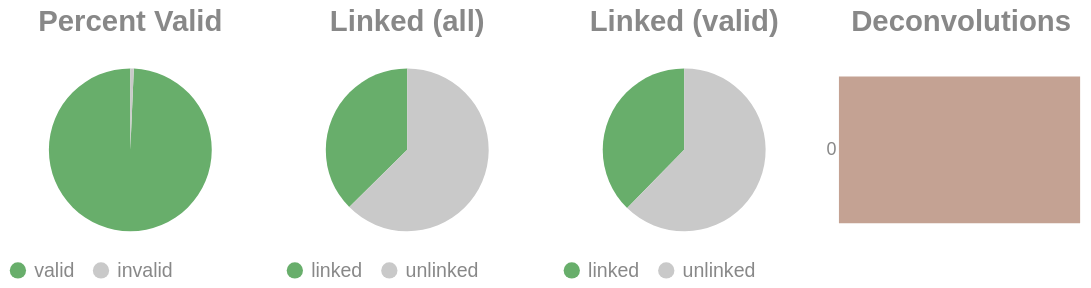

Notebook code for this chart:
### Code cell
if SKIPLR:
    pass
else:
    clash = Counter()
    for i in valids['molecule'].to_list():
        _mol = i.split("-")
        if len(_mol) == 1:
            clash.update('0')
        else:
            clash.update(_mol[-1])

    _d = {"deconvolutions": [], 'count': []}
    for k,v in clash.items():
        _d['deconvolutions'].append(k)
        _d['count'].append(v)

    tot_valid = valids['reads'].sum()
    mask = valids['reads'] >= 2
    n_linked_reads = valids.filter(mask)['reads'].sum()
    if n_linked_reads == 0:
        print_html("No linked molecules (>=2 reads) were detected; skipping linked-only distributions.")
        SKIPLR = True
    else:
        perc_valid = round(tot_valid / n_reads, 4)
        linked_perc_abs = round(n_linked_reads / n_reads, 4)
        linked_perc = round(n_linked_reads / tot_valid, 4)

    _valid = pl.DataFrame({"valids": ['valid', 'invalid'], "count": [tot_valid, n_reads - tot_valid]})
    _linked_abs = pl.DataFrame({"linked (absolute)": ['linked', 'unlinked'], "count": [n_linked_reads, n_reads - n_linked_reads]})
    _linked_rel = pl.DataFrame({"linked (valids)": ['linked', 'unlinked'], "count": [n_linked_reads, tot_valid - n_linked_reads]})

    (
        alt.hconcat(
            piechart(_valid, goodval = 'valid', title = "Percent Valid"),
            piechart(_linked_abs, goodval = "linked", title =  "Linked (all)"),
            piechart(_linked_rel, goodval = "linked", title =  "Linked (valid)"),
            convolutionbar(pl.DataFrame(_d), title = "Deconvolutions"),
            center = True,
            bounds = 'flush'
        )
        .resolve_scale(color='independent')
        .resolve_legend('independent')
        .properties(usermeta={'embedOptions': {"actions": False}})
    ).display()

### Figure 1 — Vega-Lite specification as saved in the notebook (floating-point values rounded to 4 significant figures)
{"width": "container", "height": 400, "config": {"title": {"anchor": "start", "dy": -15, "fontSize": 18, "color": "#888888", "subtitleColor": "#888888", "subtitleFontSize": 14}, "arc": {"fill": "#0072B2"}, "axis": {"domainColor": "#888888", "domainWidth": 0.5, "gridWidth": 0.2, "grid": false, "titleFontWeight": 400, "titleFontSize": 15, "labelFontSize": 11, "labelColor": "#888888", "tickColor": "#888888", "tickWidth": 0.2, "titleColor": "#888888"}, "axisBand": {"grid": false}, "axisX": {"grid": true, "tickSize": 10, "domainCap": "round"}, "axisY": {"domain": false, "grid": true, "tickSize": 0, "domainCap": "round"}, "background": "transparent", "header": {"labelFontSize": 15, "labelColor": "#888888", "titleFontSize": 15, "titleFontWeight": 600, "titleColor": "#888888"}, "legend": {"labelFont": "sans-serif", "labelFontSize": 12, "labelColor": "#888888", "symbolSize": 100, "symbolType": "circle", "titleFontSize": 12, "titlePadding": 10, "titleColor": "#888888", "title": null}, "range": {"category": ["#E69F00", "#56B4E9", "#009E73", "#F0E442", "#0072B2", "#D55E00", "#CC79A7", "#000000"], "diverging": ["#cfe8f3", "#a2d4ec", "#73bfe2", "#46abdb", "#1696d2", "#12719e"]}, "area": {"fill": "#0072B2", "fillOpacity": 0.7, "line": true, "strokeOpacity": 0.7}, "line": {"color": "#0072B2", "stroke": "#0072B2", "strokeWidth": 2}, "trail": {"color": "#0072B2", "stroke": "#0072B2", "strokeWidth": 0, "size": 1}, "point": {"filled": true, "fillOpacity": 1.0, "size": 95}, "text": {"color": "#888888", "fontSize": 11, "align": "right", "fontWeight": 400, "size": 11}, "bar": {"fill": "#0072B2", "stroke": null}, "view": {"stroke": null, "continuousWidth": 660, "continuousHeight": 400}}, "hconcat": [{"data": {"name": "data-0f8adcaed63daaae1796cc919f7884f4"}, "mark": {"type": "arc"}, "encoding": {"color": {"field": "valids", "legend": {"orient": "bottom", "title": null}, "scale": {"domain": ["valid", "invalid"], "range": ["#68ae6b", "#C9C9C9"]}, "title": "Valids", "type": "nominal"}, "theta": {"field": "count", "type": "quantitative"}, "tooltip": [{"field": "valids", "title": "Valids", "type": "ordinal"}, {"field": "percent", "format": ".2%", "title": "Percent", "type": "quantitative"}, {"field": "count", "title": "Count", "type": "quantitative"}]}, "height": 100, "title": {"text": "Percent Valid", "align": "center", "anchor": "middle"}, "transform": [{"calculate": "datum.count / 10228576", "as": "percent"}], "width": 150}, {"data": {"name": "data-80a4301768e74248f06278f0234eb7a6"}, "mark": {"type": "arc"}, "encoding": {"color": {"field": "linked (absolute)", "legend": {"orient": "bottom", "title": null}, "scale": {"domain": ["linked", "unlinked"], "range": ["#68ae6b", "#C9C9C9"]}, "title": "Linked (Absolute)", "type": "nominal"}, "theta": {"field": "count", "type": "quantitative"}, "tooltip": [{"field": "linked (absolute)", "title": "Linked (Absolute)", "type": "ordinal"}, {"field": "percent", "format": ".2%", "title": "Percent", "type": "quantitative"}, {"field": "count", "title": "Count", "type": "quantitative"}]}, "height": 100, "title": {"text": "Linked (all)", "align": "center", "anchor": "middle"}, "transform": [{"calculate": "datum.count / 10228576", "as": "percent"}], "width": 150}, {"data": {"name": "data-cd19a1465210c8354d66f695240fd01c"}, "mark": {"type": "arc"}, "encoding": {"color": {"field": "linked (valids)", "legend": {"orient": "bottom", "title": null}, "scale": {"domain": ["linked", "unlinked"], "range": ["#68ae6b", "#C9C9C9"]}, "title": "Linked (Valids)", "type": "nominal"}, "theta": {"field": "count", "type": "quantitative"}, "tooltip": [{"field": "linked (valids)", "title": "Linked (Valids)", "type": "ordinal"}, {"field": "percent", "format": ".2%", "title": "Percent", "type": "quantitative"}, {"field": "count", "title": "Count", "type": "quantitative"}]}, "height": 100, "title": {"text": "Linked (valid)", "align": "center", "anchor": "middle"}, "transform": [{"calculate": "datum.count / 10158421", "as": "percent"}], "width": 150}, {"data": {"name": "data-794bf8189c53cdd21662ebc166d43832"}, "mark": {"type": "bar"}, "encoding": {"color": {"field": "deconvolutions", "legend": null, "scale": {"scheme": "lightgreyred"}, "type": "nominal"}, "tooltip": [{"field": "deconvolutions", "title": "Deconvolutions", "type": "ordinal"}, {"field": "percent", "format": ".2%", "title": "Percent", "type": "quantitative"}, {"field": "count", "title": "Count", "type": "quantitative"}], "x": {"axis": null, "field": "count", "type": "quantitative"}, "y": {"field": "deconvolutions", "sort": "ascending", "title": null, "type": "nominal"}}, "height": 100, "title": {"text": "Deconvolutions", "align": "center", "anchor": "middle"}, "transform": [{"calculate": "datum.count / 7896344", "as": "percent"}], "width": 150}], "bounds": "flush", "center": true, "resolve": {"legend": {"angle": "independent"}, "scale": {"color": "independent"}}, "usermeta": {"embedOptions": {"actions": false}}, "$schema": "https://vega.github.io/schema/vega-lite/v6.1.0.json", "datasets": {"data-0f8adcaed63daaae1796cc919f7884f4": [{"valids": "valid", "count": 10158421}, {"valids": "invalid", "count": 70155}], "data-80a4301768e74248f06278f0234eb7a6": [{"linked (absolute)": "linked", "count": 3825574}, {"linked (absolute)": "unlinked", "count": 6403002}], "data-cd19a1465210c8354d66f695240fd01c": [{"linked (valids)": "linked", "count": 3825574}, {"linked (valids)": "unlinked", "count": 6332847}], "data-794bf8189c53cdd21662ebc166d43832": [{"deconvolutions": "0", "count": 7896344}]}}
